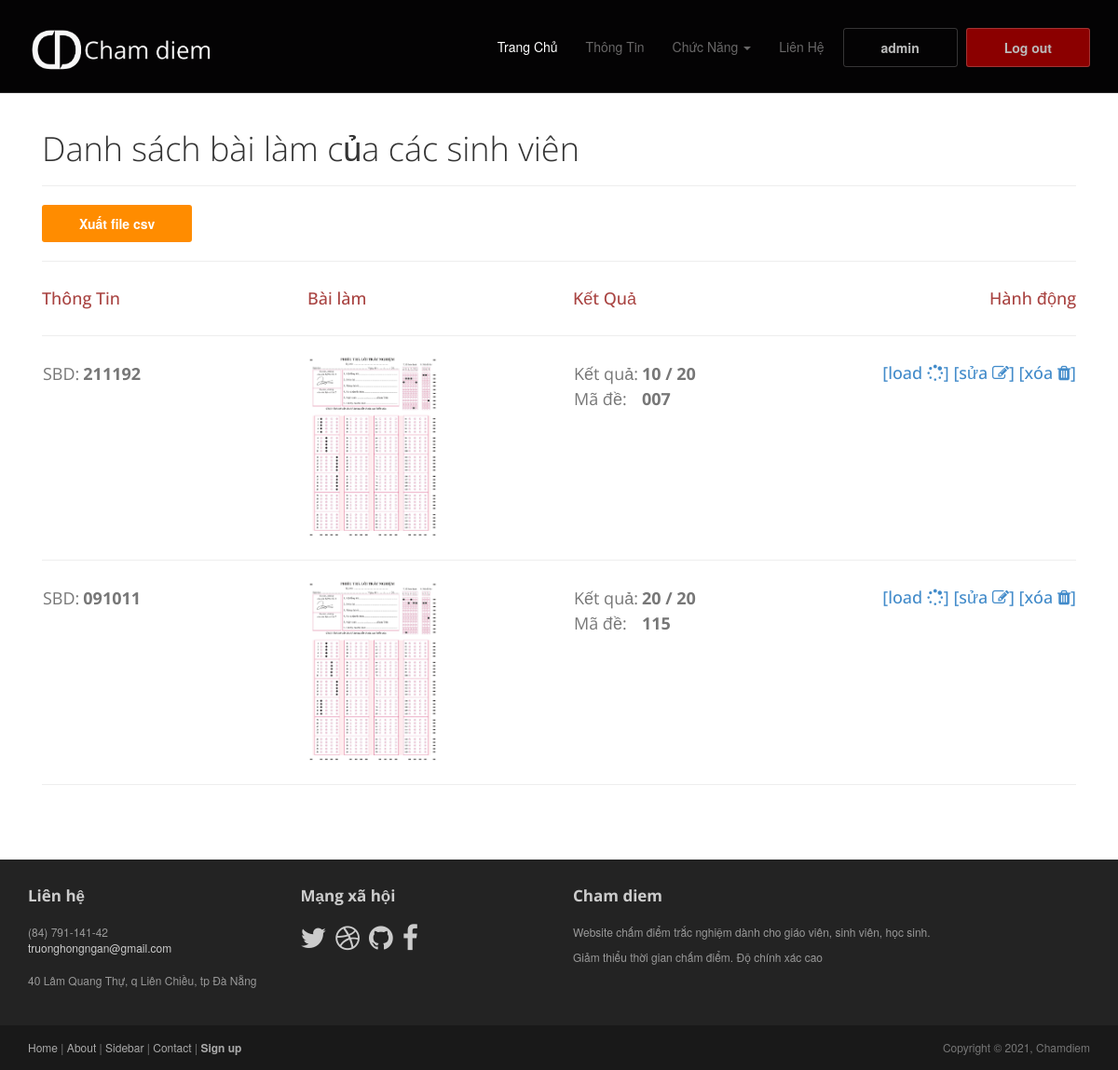
Screenshot of /danhsachbaithi/28/chitietbailam (signed in) with the database file from the repository.
### quanlybaithi/models.py (models this page shows, shortened)
class Bailam(models.Model):
    id = models.AutoField(primary_key=True)
    hoten = models.CharField(max_length=155)
    bai = models.ImageField(upload_to='uploads/', blank=True, null=True)
    diem = models.IntegerField(default=0)
    sbd = models.CharField(max_length=15, null=True)
    made = models.CharField(max_length=15, null=True)
    baithi = models.ForeignKey(Baithi, on_delete=models.CASCADE)

class Baithi(models.Model):
    id = models.AutoField(primary_key=True)
    ten = models.CharField(max_length=155)
    thoigian = models.DateTimeField(default=timezone.now())
    created_by = models.ForeignKey(User, on_delete=models.CASCADE)
    ketqua = models.ImageField(upload_to='uploads/', blank=True, null=True)
    socau = models.IntegerField(default=0)

### quanlybaithi/views.py (the view)
# urls.py: path('danhsachbaithi/<int:id>/chitietbailam', views.chitietbailam, name='chitietbailam'),
def chitietbailam(request, id):
    baithi = Baithi.objects.get(id=id)
    bailams = Bailam.objects.filter(baithi=baithi)
    return render(request, 'quanlybaithi/chitietbailam.html', {'bailams': bailams})

### quanlybaithi/templates/quanlybaithi/chitietbailam.html (shortened to what this page needs)
{% extends 'core/base.html' %}
{% block content %}
<div class='container'>
<article class="col-sm-12 maincontent">
    <header class="page-header">
        <h1 class="page-title">Danh sách bài làm của các sinh viên</h1>
    </header>
    <div class='row'>
        <div class='col-sm-3'>
            {% if bailams.0 %}
            <div class="btn" style="background-color:darkorange">
                <a href="{% url 'xuatfile' bailams.0.baithi.id %}" style='color: white'>Xuất file csv</a>
            </div>
            {% endif %}
        </div>
    </div>
    <hr>
    <div class='row'>
        <div class='col-sm-3'>
            <h4 class='text-danger'>Thông Tin</h4>
        </div>
        <div class='col-sm-3'>
            <h4 class='text-danger'>Bài làm</h4>
        </div>
        <div class='col-sm-3'>
            <h4 class='text-danger'>Kết Quả</h4>
        </div>
        <div class='col-sm-3'>
            <h4 style="text-align: right;" class='text-danger'>Hành động</h4>
        </div>
    </div>
    <hr>
        {% for bailam in bailams %}
        <div class='row'>
            <div class='col-sm-3'>
                <h4>
                    <table>
                        <tr>
                            <td><label style='font-weight: normal'>SBD:</label><td>
                            <td><label> {{ bailam.sbd }}</label> </td>
                        </tr>
                    </table>
                </h4>
            </div>
            <div class='col-sm-3'>
                {% if bailam.bai %}
                    <img src="{{ bailam.bai.url }}" height="200">
                {% endif %}
            </div>
            <div class='col-sm-3'>
                <h4>
                    <table>
                        <tr>
                            <td><label style='font-weight: normal'>Kết quả:</label><td>
                            <td><label> {{ bailam.diem }} / {{ bailam.baithi.socau }}</label> </td>
                        </tr>
                        <tr>
                            <td><label style='font-weight: normal'>Mã đề:</label><td>
                            <td><label> {{ bailam.made }} </label> </td>
                        </tr>
                    </table>
                </h4>
            </div>
            <div class='col-sm-3'>
                <h4 style="text-align: right;">
                    <a href="{% url 'chamdiem' bailam.baithi.id bailam.id %}">[load <i class='fa fa-spinner'></i>]</a>
                    <a href="{% url 'suabailam' bailam.id %}">[sửa <i class='fa fa-edit'></i>]</a>
                    <a href="{% url 'xoabailam' bailam.id %}">[xóa <i class='fa fa-trash'></i>]</a>
                </h4>
            </div>
        </div>
        <hr>
        {% endfor %}
</article>
</div>
{% endblock%}

### core/templates/core/base.html (shortened to what this page needs)
{% load static %}
<!DOCTYPE html>
<html lang="en" dir="ltr">
  <head>
    <link rel="stylesheet" href="{% static 'core/styles/bootstrap.min.css' %}">
    <link href="https://maxcdn.bootstrapcdn.com/font-awesome/4.2.0/css/font-awesome.min.css" rel="stylesheet">
    <link rel="stylesheet" href="{% static 'core/styles/bootstrap-theme.css' %}" media="screen" >
    <link rel='stylesheet' href="{% static 'core/styles/main.css' %}">
    <link rel='stylesheet' href="{% static 'core/styles/custom.css' %}">
  </head>
  <body class="home">
    <div class="navbar navbar-inverse navbar-fixed-top headroom" >
      <div class="container">
        <div class="navbar-header">
          <a class="navbar-brand" href="/home"><img src="{% static 'core/media/images/logo_cd.png' %}" alt="Cham diem" style="width: 200px;"></a>
        </div>
        <div class="navbar-collapse collapse">
          <ul class="nav navbar-nav pull-right">
            <li class="active"><a href="/home">Trang Chủ</a></li>
            <li><a href="{% url 'about' %}">Thông Tin</a></li>
            {% if user.is_authenticated %}
              <li class="dropdown">
                <a href="#" class="dropdown-toggle" data-toggle="dropdown">Chức Năng <b class="caret"></b></a>
              </li>
            {% endif %}
            <li><a href="{% url 'contact' %}">Liên Hệ</a></li>
            {% if user.is_authenticated %}
              <div class="btn">
                <li><a href="/thongtin" style="color: #bbb;">{{ user.username }}</a></li>
              </div>
              <div class="btn" style="background-color:darkred;">
                <li><a href="{% url 'logout' %}"  style="color: #bbb;">Log out</a></li>
              </div>
            {% else %}
              <li><a class="btn" href="{% url 'login' %}">ĐĂNG KÝ / ĐĂNG NHẬP</a></li>
            {% endif %}
          </ul>
        </div>
      </div>
    </div>
    <header id="head" class="secondary"></header>
    {% block content %}
    {% endblock %}
    <footer id="footer" class="top-space">
      <div class="footer1">
        <div class="container">
          <div class="row">
            <div class="col-md-3 widget">
              <h3 class="widget-title">Liên hệ</h3>
              <div class="widget-body">
                <p>(84) 791-141-42<br>
                  <a href="mailto:#">truonghongngan@gmail.com</a><br>
                  <br>
                  40 Lâm Quang Thự, q Liên Chiều, tp Đà Nẵng
                </p>
              </div>
            </div>
            <div class="col-md-3 widget">
              <h3 class="widget-title">Mạng xã hội</h3>
              <div class="widget-body">
                <p class="follow-me-icons">
                  <a href=""><i class="fa fa-twitter"></i></a>
                  <a href=""><i class="fa fa-dribbble fa-2"></i></a>
                  <a href=""><i class="fa fa-github fa-2"></i></a>
                  <a href=""><i class="fa fa-facebook fa-2"></i></a>
                </p>
              </div>
            </div>
            <div class="col-md-6 widget">
              <h3 class="widget-title">Cham diem</h3>
              <div class="widget-body">
                <p>Website chấm điểm trắc nghiệm dành cho giáo viên, sinh viên, học sinh.</p>
                <p>Giảm thiểu thời gian chấm điểm. Độ chính xác cao</p>
              </div>
            </div>
          </div>
        </div>
      </div>
      <div class="footer2">
        <div class="container">
          <div class="row">
            <div class="col-md-6 widget">
              <div class="widget-body">
                <p class="simplenav">
                  <a href="#">Home</a> |
                  <a href="about.html">About</a> |
                  <a href="sidebar-right.html">Sidebar</a> |
                  <a href="contact.html">Contact</a> |
                  <b><a href="signup.html">Sign up</a></b>
                </p>
              </div>
            </div>
            <div class="col-md-6 widget">
              <div class="widget-body">
                <p class="text-right">
                  Copyright &copy; 2021, Chamdiem
                </p>
              </div>
            </div>
          </div>
        </div>
      </div>
    </footer>
  </body>
</html>

### core/static/core/styles/main.css (style rules this page uses)
#head { background:#181015 url("https://wallpaperaccess.com/full/5936686.jpg") no-repeat; background-size: cover; min-height:520px; text-align: center; padding-top:240px; color:black; font-family:"Open sans", Helvetica, Arial; font-weight:300; }
#head.secondary { height:100px; min-height: 100px; padding-top:0px; }
.headroom { -webkit-transition: all 0.4s ease-out; -moz-transition: all 0.4s ease-out; -o-transition: all 0.4s ease-out; transition: all 0.4s ease-out; }
h1, h2, h3, h4, h5, h6 { font-family:"Open sans", Helvetica, Arial; }
h1, .h1, h2, .h2, h3, .h3 { margin-top:30px; }
label { color: #777; }
.page-title { margin-top:20px; font-weight:300; }
.top-space { margin-top: 60px; }
img { max-width:100%; }
.footer1 { background: #232323; padding: 30px 0 0 0; font-size: 12px; color: #999; }
.footer1 a { color: #ccc; }
.footer1 .widget { margin-bottom:30px; }
.footer1 .widget-title { font-size: 17px; font-weight: bold; color: #ccc; margin: 0 0 20px; }
.follow-me-icons { font-size:30px; }
.follow-me-icons i { float:left; margin:0 10px 0 0; }
.footer2 { background: #191919; padding: 15px 0; color: #777; font-size: 12px; }
.footer2 a { color: #aaa; }
.footer2 p { margin: 0; }

### core/static/core/styles/custom.css (style rules this page uses)
.container article { min-height: 410px; }

### rows the page displays
Bailam: sbd "211192", bai (picture), diem "10", baithi.socau "20", made "007"
Bailam: sbd "091011", bai (picture), diem "20", baithi.socau "20", made "115"

### other values shown
{{ user.username }} "admin"
